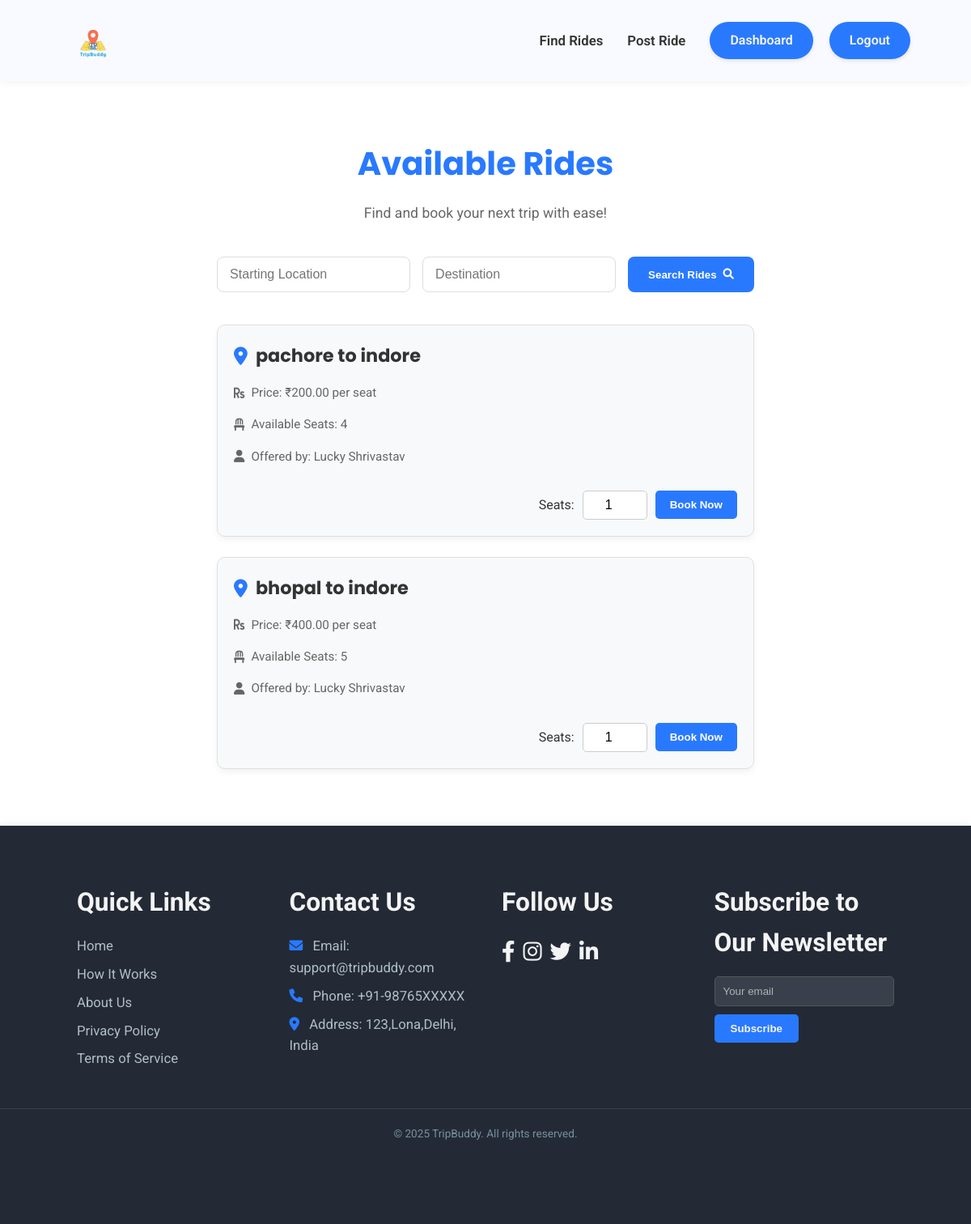
The page /find_rides (signed in) on the database its author committed.
### models.py (models this page shows, shortened)
class Ride(db.Model):
    id = db.Column(db.Integer, primary_key=True)
    creator_id = db.Column(db.Integer, db.ForeignKey('user.id'), nullable=False)
    start_location = db.Column(db.String(100), nullable=False)
    end_location = db.Column(db.String(100), nullable=False)
    price = db.Column(db.Float, nullable=False)
    seats = db.Column(db.Integer, nullable=False)
    date = db.Column(db.Date, nullable=False)
    time = db.Column(db.String(20), nullable=False) # Store time as string (e.g., "10:00 AM")
    description = db.Column(db.Text, nullable=True)

class User(UserMixin, db.Model):
    id = db.Column(db.Integer, primary_key=True)
    username = db.Column(db.String(80), unique=True, nullable=False)
    email = db.Column(db.String(120), unique=True, nullable=False)
    password = db.Column(db.String(120), nullable=False)
    role = db.Column(db.String(20), nullable=False) # e.g., 'Renter', 'Provider'
    rides_created = db.relationship('Ride', backref='creator', lazy=True)
    rides_taken = db.Column(db.Integer, default=0, nullable=False)
    can_offer_rides = db.Column(db.Boolean, default=False, nullable=False)
    can_find_rides = db.Column(db.Boolean, default=False, nullable=False)
    received_notifications = db.relationship('Notification', backref='recipient', lazy=True, foreign_keys='Notification.user_id')

### app.py (the view)
@app.route('/find_rides', methods=['GET'])
@login_required
def find_rides():
    if not current_user.can_find_rides:
        flash('You need to activate "Find a Ride" from your dashboard to view and book rides.', 'warning')
        return redirect(url_for('dashboard'))
    rides_query = Ride.query.filter(Ride.seats > 0, Ride.creator_id != current_user.id)
    start_location = request.args.get('start_location')
    end_location = request.args.get('end_location')
    if start_location:
        rides_query = rides_query.filter(Ride.start_location.ilike(f'%{start_location}%'))
    if end_location:
        rides_query = rides_query.filter(Ride.end_location.ilike(f'%{end_location}%'))
    rides = rides_query.all()
    return render_template('find_rides.html', rides=rides)

### app.py (called while the page is built)
@login_manager.user_loader
def load_user(user_id):
    return User.query.get(int(user_id))

### templates/find_rides.html (shortened to what this page needs)
<!DOCTYPE html>
<html lang="en">
<head>
    <link rel="stylesheet" href="https://cdnjs.cloudflare.com/ajax/libs/font-awesome/6.0.0-beta3/css/all.min.css">
    <link rel="stylesheet" href="{{ url_for('static', filename='css/main.css') }}">
    <link rel="stylesheet" href="{{ url_for('static', filename='css/dashboard.css') }}">
</head>
<body>
    <header class="dashboard-header">
        <div class="header-container">
            <div class="logo">
                <img src="{{ url_for('static', filename='images/tripbuddy.png') }}" alt="TripBuddy Logo" class="logo-img">
            </div>
            <div class="header-right-section">
                <nav class="dashboard-nav-header">
                    <ul>
                        <li><a href="{{ url_for('find_rides') }}" {% if not current_user.can_find_rides %}class="disabled-link"{% endif %}>Find Rides</a></li>
                        <li><a href="{{ url_for('post_ride') }}" {% if not current_user.can_offer_rides %}class="disabled-link"{% endif %}>Post Ride</a></li>
                    </ul>
                </nav>
                <div class="header-actions">
                    <a href="{{ url_for('dashboard') }}" class="logout-btn-header">Dashboard</a>
                    <a href="{{ url_for('logout') }}" class="logout-btn-header">Logout</a>
                </div>
            </div>
        </div>
    </header>
    <main class="find-rides-main">
        <div class="find-rides-container">
            <h1 class="find-rides-heading">Available Rides</h1>
            <p class="find-rides-subheading">Find and book your next trip with ease!</p>
            {% if not current_user.can_find_rides %}
                <div class="activation-required">
                    <h2>Feature Not Activated</h2>
                    <p>As a **Provider**, you need to activate the "Find a Ride" feature from your dashboard to view and book rides.</p>
                    <a href="{{ url_for('dashboard') }}" class="btn-go-dashboard">Go to Dashboard to Activate</a>
                </div>
            {% else %}
                <form action="{{ url_for('find_rides') }}" method="GET" class="search-rides-form">
                    <input type="text" name="start_location" placeholder="Starting Location" value="{{ request.args.get('start_location', '') }}">
                    <input type="text" name="end_location" placeholder="Destination" value="{{ request.args.get('end_location', '') }}">
                    <button type="submit">Search Rides <i class="fas fa-search"></i></button>
                </form>
                {% if rides %}
                    <div class="rides-list">
                        {% for ride in rides %}
                            <div class="ride-card">
                                <h3><i class="fas fa-map-marker-alt"></i> {{ ride.start_location }} to {{ ride.end_location }}</h3>
                                <p><i class="fas fa-rupee-sign"></i> Price: ₹{{ "%.2f"|format(ride.price) }} per seat</p>
                                <p><i class="fas fa-chair"></i> Available Seats: {{ ride.seats }}</p>
                                <p><i class="fas fa-user"></i> Offered by: {{ ride.creator.username }}</p>
                                <div class="ride-actions">
                                    <form action="{{ url_for('book_ride', ride_id=ride.id) }}" method="POST" style="display: flex; gap: 10px; align-items: center;">
                                        <label for="seats-{{ ride.id }}">Seats:</label>
                                        <input type="number" id="seats-{{ ride.id }}" name="seats_to_book" value="1" min="1" max="{{ ride.seats }}" required>
                                        <button type="submit" class="btn-book-ride">Book Now</button>
                                    </form>
                                </div>
                            </div>
                        {% endfor %}
                    </div>
                {% else %}
                    <p class="no-rides-message"><i class="fas fa-info-circle"></i> No rides currently available matching your search. Check back later!</p>
                {% endif %}
            {% endif %}
        </div>
    </main>
    <footer class="main-footer section-padding">
        <div class="footer-container container">
            <div class="footer-links-group">
                <h4>Quick Links</h4>
                <a href="{{ url_for('home') }}">Home</a>
                <a href="{{ url_for('home') }}#how-it-works">How It Works</a>
                <a href="{{ url_for('about') }}">About Us</a>
                <a href="#">Privacy Policy</a>
                <a href="#">Terms of Service</a>
            </div>
            <div class="footer-contact-group">
                <h4>Contact Us</h4>
                <p><i class="fas fa-envelope"></i> Email: support@tripbuddy.com</p>
                <p><i class="fas fa-phone"></i> Phone: +91-98765XXXXX</p>
                <p><i class="fas fa-map-marker-alt"></i> Address: 123,Lona,Delhi, India</p>
            </div>
            <div class="footer-social-group">
                <h4>Follow Us</h4>
                <div class="social-icons">
                    <a href="https://www.facebook.com" target="_blank" aria-label="Facebook"><i class="fab fa-facebook-f"></i></a>
                    <a href="https://www.instagram.com" target="_blank" aria-label="Instagram"><i class="fab fa-instagram"></i></a>
                    <a href="https://www.twitter.com" target="_blank" aria-label="Twitter"><i class="fab fa-twitter"></i></a>
                    <a href="https://www.linkedin.com" target="_blank" aria-label="LinkedIn"><i class="fab fa-linkedin-in"></i></a>
                </div>
            </div>
            <div class="footer-newsletter-group">
                <h4>Subscribe to Our Newsletter</h4>
                <form class="newsletter-form">
                    <input type="email" placeholder="Your email" required />
                    <button type="submit">Subscribe</button>
                </form>
            </div>
        </div>
        <p class="footer-copy">&copy; 2025 TripBuddy. All rights reserved.</p>
    </footer>
</body>
</html>

### static/css/main.css (style rules this page uses)
* { margin: 0; padding: 0; box-sizing: border-box; }
:root { --primary-color: #2979FF; --secondary-color: #FFD600; --dark-blue-hover: #1976D2; --dark-yellow-hover: #FFC107; --text-dark: #333333; --text-light: #f4f4f4; --background-light: #ffffff; --bg-dark: #232a36; --shadow-light: rgba(0, 0, 0, 0.05); --shadow-medium: rgba(0, 0, 0, 0.15); --poppins: 'Poppins', sans-serif; --roboto: 'Roboto', sans-serif; --primary-color-dark: #1976D2; --text-white: #ffffff; --bg-card: #ffffff; --text-medium: #666; }
body { font-family: var(--roboto); line-height: 1.6; color: var(--text-dark); background-color: #F0F2F5; overflow-x: hidden; display: flex; flex-direction: column; min-height: 100vh; }
.container { width: 90%; max-width: 1200px; margin: 0 auto; }
h1, h2, h3 { font-family: var(--poppins); color: var(--text-dark); margin-bottom: 20px; }
.section-padding { padding: 80px 0; }
.logo img { height: 80px; width: auto; display: block; }
.main-footer { background: var(--bg-dark); color: #B0BEC5; text-align: center; box-shadow: 0 -2px 10px var(--shadow-light); padding-top: 50px; margin-top: auto; }
.main-footer .footer-container { display: flex; flex-wrap: wrap; justify-content: space-around; margin-bottom: 20px; font-size: 1.1em; padding: 0 15px; }
.footer-links-group, .footer-contact-group, .footer-social-group, .footer-newsletter-group { margin: 20px; min-width: 200px; flex: 1; max-width: 280px; text-align: left; }
.footer-links-group h4, .footer-contact-group h4, .footer-social-group h4, .footer-newsletter-group h4 { margin-bottom: 15px; font-size: 1.8em; color: var(--text-light); }
.footer-links-group a, .footer-contact-group p { display: block; color: #B0BEC5; text-decoration: none; margin-bottom: 8px; font-size: 0.95em; }
.footer-contact-group p i { margin-right: 8px; color: var(--primary-color); }
.footer-social-group .social-icons { margin-top: 0; display: flex; justify-content: flex-start; }
.footer-social-group .social-icons a { margin: 0 10px 0 0; font-size: 1.5em; color: var(--text-light); }
.footer-newsletter-group .newsletter-form { display: flex; flex-direction: column; align-items: flex-start; }
.footer-newsletter-group input { padding: 10px; width: 100%; max-width: 250px; margin-bottom: 10px; border: 1px solid #555; background-color: rgba(255, 255, 255, 0.1); color: var(--text-light); border-radius: 5px; }
.footer-newsletter-group input::placeholder { color: rgba(255, 255, 255, 0.6); }
.footer-newsletter-group button { padding: 10px 20px; background-color: var(--primary-color); color: var(--text-light); border: none; cursor: pointer; border-radius: 5px; font-weight: bold; transition: background-color 0.3s ease; }
.footer-copy { border-top: 1px solid rgba(255, 255, 255, 0.1); padding-top: 20px; margin-top: 20px; padding-bottom: 20px; font-size: 0.85em; color: #78909C; }

### static/css/dashboard.css (style rules this page uses)
.dashboard-header { background: #f8faff; padding: 10px 0; box-shadow: 0 2px 10px rgba(0, 0, 0, 0.05); position: sticky; top: 0; z-index: 1000; }
.dashboard-header .header-container { width: 90%; max-width: 1200px; margin: 0 auto; display: flex; justify-content: space-between; align-items: center; padding: 0 15px; }
.dashboard-header .logo img { height: 80px; width: auto; display: block; }
.header-right-section { display: flex; align-items: center; gap: 30px; }
.dashboard-nav-header ul { list-style: none; display: flex; align-items: center; gap: 30px; margin: 0; padding: 0; }
.dashboard-nav-header ul li a { color: var(--text-dark); text-decoration: none; font-weight: 600; font-size: 1.05em; padding: 5px 0; transition: color 0.3s ease, transform 0.2s ease; position: relative; }
.dashboard-nav-header ul li a::after { content: ''; position: absolute; width: 0; height: 2px; background: var(--primary-color); left: 0; bottom: 0; transition: width 0.3s ease-in-out; }
.header-actions { display: flex; align-items: center; gap: 20px; }
.logout-btn-header { background-color: var(--primary-color); color: var(--text-light); border: none; padding: 10px 25px; border-radius: 25px; text-decoration: none; font-weight: 600; font-size: 1em; transition: background-color 0.3s ease, transform 0.2s ease, box-shadow 0.3s ease; box-shadow: 0 2px 5px rgba(0,0,0,0.1); white-space: nowrap; }
main { flex-grow: 1; padding: 40px 20px; display: flex; flex-direction: column; align-items: center; justify-content: flex-start; gap: 30px; text-align: center; }

### rows shown on the page
Ride: start_location "pachore", end_location "indore", price "200.00", seats "4", creator.username "Lucky Shrivastav"
Ride: start_location "bhopal", end_location "indore", price "400.00", seats "5", creator.username "Lucky Shrivastav"
